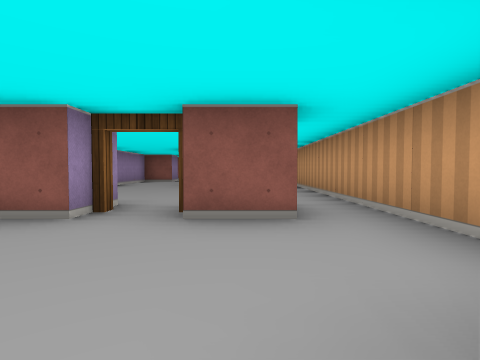
view 1 (above)

16 first-person views from a walk through a cub3D level. The camera is about half as high as the walls, tilts 2° down and sees 80° across. The floor is counted in squares. Each view is taken from the middle of a square. On the plan, view 1 faces up. The plan holds only what a view shows up to about 9 squares ahead; the rest is blank.

view 2
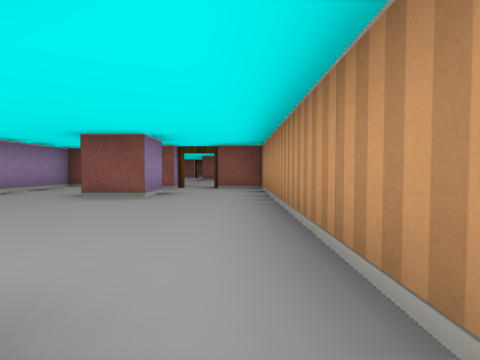

view 3
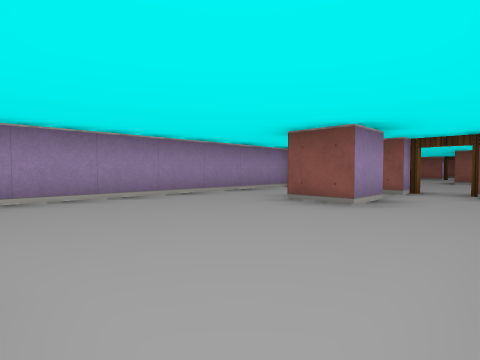

view 4
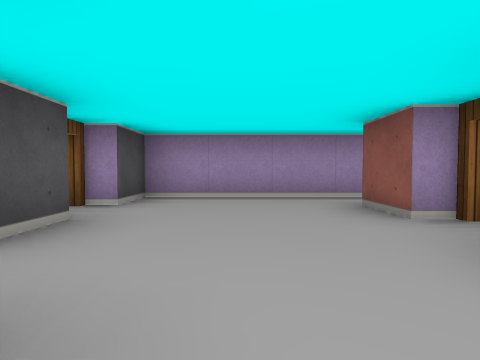

view 5
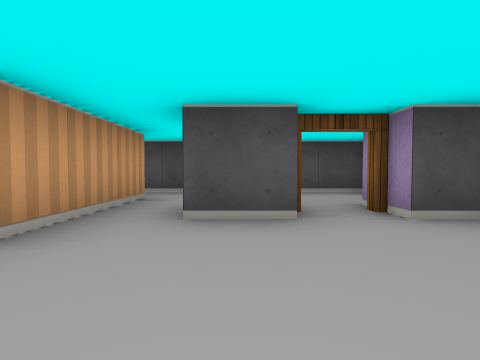

view 6
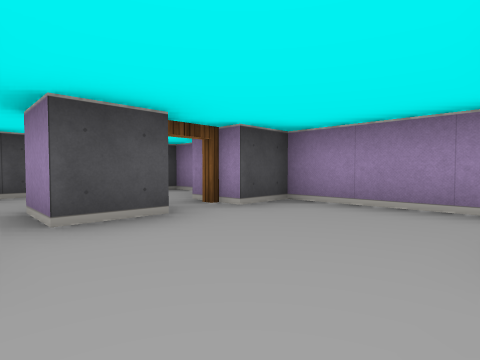

view 7
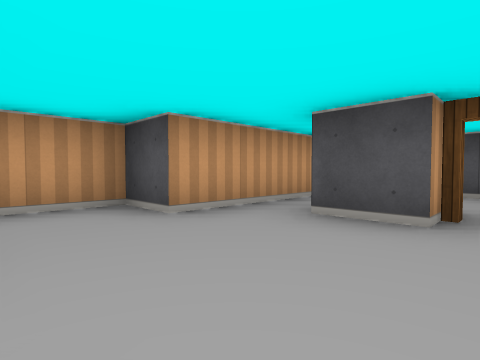

view 8
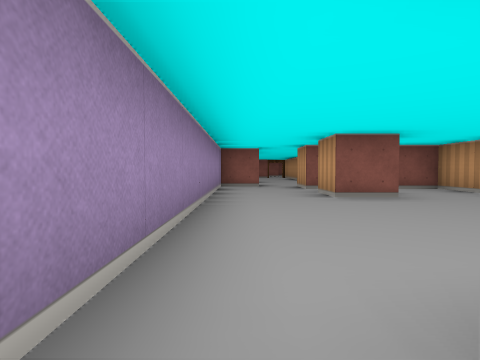

view 9
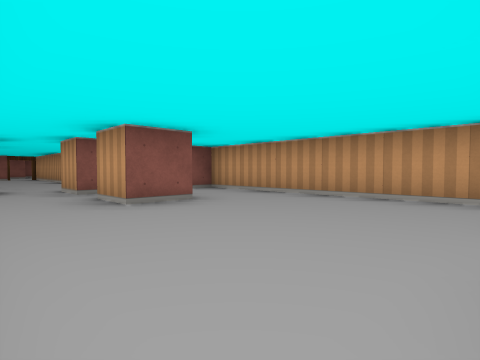

view 10
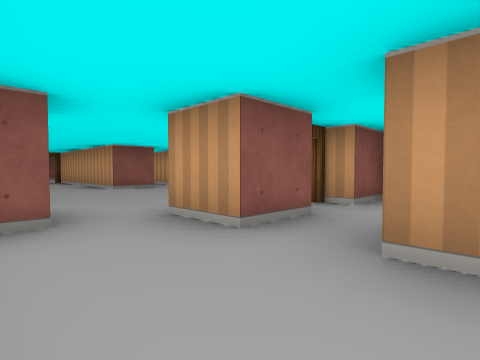

view 11
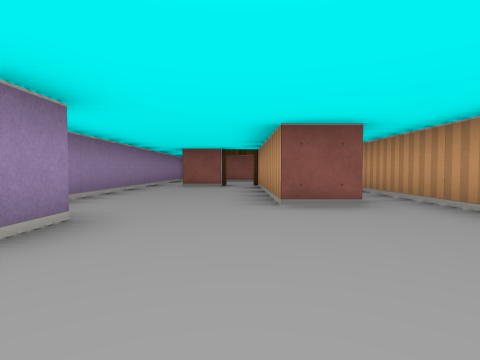

view 12
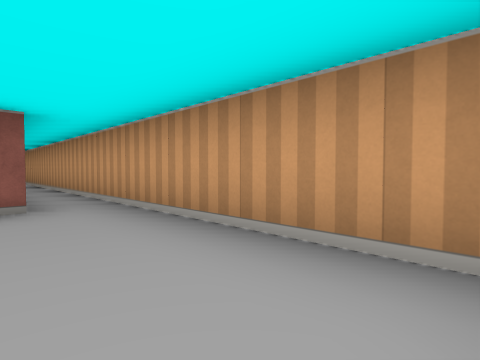

view 13
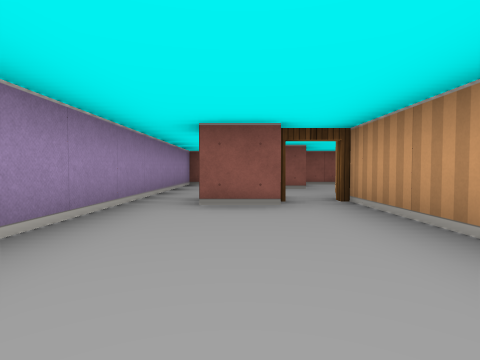

view 14
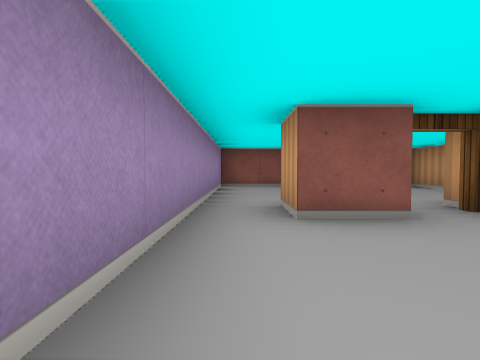

view 15
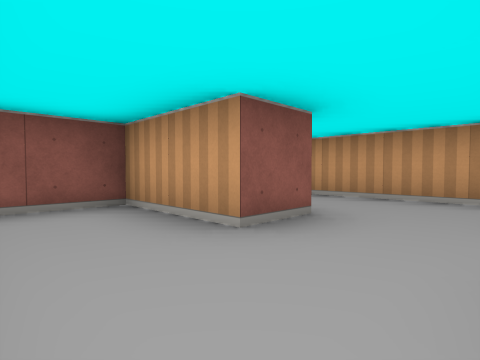

view 16
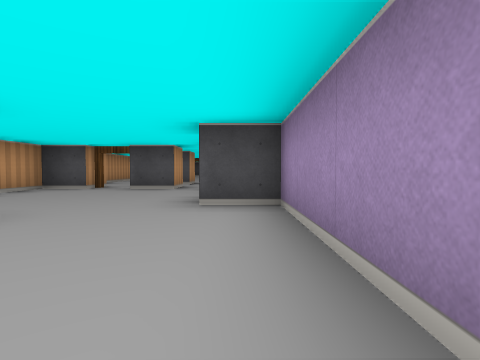

### Floor plan
Ten units are one square. View 1 is at (0, 0); x grows to the right and y downward. Boxes are objects, and circles mark ways between rooms. Rooms are numbered by the first view taken in them; rooms with no view inside come last. Other rooms are left out.
<svg viewBox="-40 -240 60 255">
<path fill="none" stroke="#000" d="M-15 5 -5 5M-15 -25 -25 -25M5 5 5 -5 15 -5 15 -35M6 -25 -5 -25M-35 -35 -35 5 -25 5M-5 -86 -5 -75 -15 -75 -15 -85M-5 -95 -15 -95 -15 -105M-24 -105 -35 -105 -35 -35M15 -35 15 -95 5 -95M6 -145 -5 -145 -5 -195M-14 -185 -25 -185M-35 -185 -35 -135 -25 -135 -25 -128M-15 -105 -5 -105M5 -105 15 -105 15 -195M-4 -215 -15 -215 -15 -235 -35 -235 -35 -185M-25 -185 -25 -195M9 -235 -1 -235M15 -195 15 -235"/>
<circle cx="-10" cy="-30" r="3" fill="#2a7"/>
<circle cx="-30" cy="-30" r="3" fill="#2a7"/>
<circle cx="10" cy="-30" r="3" fill="#2a7"/>
<circle cx="-20" cy="-100" r="3" fill="#2a7"/>
<circle cx="0" cy="-100" r="3" fill="#2a7"/>
<circle cx="-10" cy="-190" r="3" fill="#2a7"/>
<circle cx="-30" cy="-190" r="3" fill="#2a7"/>
<circle cx="10" cy="-190" r="3" fill="#2a7"/>
<circle cx="-10" cy="-205" r="3" fill="#2a7"/>
<text x="-10" y="-10">1</text>
<text x="-10" y="-70">2</text>
<text x="-10" y="-150">3</text>
<text x="-20" y="-210">4</text>
<text x="0" y="-220">5</text>
</svg>
Room 1 opens to room 2. Room 2 opens to room 3. Room 3 opens to room 4. Room 3 opens to room 5. Room 4 opens to room 5.

Where each view was taken, in squares from view 1:
view 1: 0 up, 0 right, facing up
view 2: 3 up, 1 right, facing up
view 3: 4 up, 1 right, facing up-left
view 4: 1 up, 1 right, facing left
view 5: 2 up, 1 left, facing down
view 6: 2 up, 0 right, facing down-left
view 7: 2 up, 2 left, facing down-right
view 8: 3 up, 3 left, facing up
view 9: 4 up, 3 left, facing up-right
view 10: 8 up, 3 left, facing up-right
view 11: 11 up, 1 left, facing up
view 12: 11 up, 0 right, facing up-right
view 13: 15 up, 2 left, facing up
view 14: 16 up, 3 left, facing up
view 15: 20 up, 3 left, facing up-right
view 16: 17 up, 3 left, facing down
